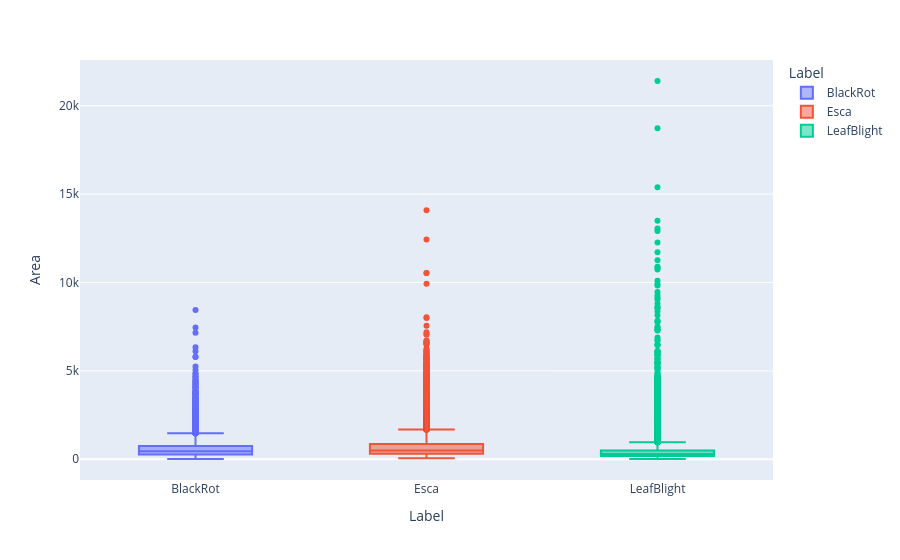

The code cell stored with this chart in its notebook:
### Markdown cell above
### Box Plot para o tamanho por classes

### Code cell
import plotly.express as px

fig = px.box(area_df, x="Label", y="Area", color="Label")
display(fig)

fig.write_image("fig1.png")

### Figure 1 — Plotly figure (JSON) as saved in the notebook; plotly's stock layout.template omitted (floating-point values rounded to 4 significant figures; data arrays with more than 128 entries replaced by an {"elided": "..."} marker saying what was removed)
{"data": [{"alignmentgroup": "True", "hovertemplate": "Label=%{x}<br>Area=%{y}<extra></extra>", "legendgroup": "BlackRot", "marker": {"color": "#636efa"}, "name": "BlackRot", "notched": false, "offsetgroup": "BlackRot", "orientation": "v", "showlegend": true, "type": "box", "x": {"elided": "21603 str values"}, "x0": " ", "xaxis": "x", "y": {"elided": "21603 float values"}, "y0": " ", "yaxis": "y"}, {"alignmentgroup": "True", "hovertemplate": "Label=%{x}<br>Area=%{y}<extra></extra>", "legendgroup": "Esca", "marker": {"color": "#EF553B"}, "name": "Esca", "notched": false, "offsetgroup": "Esca", "orientation": "v", "showlegend": true, "type": "box", "x": {"elided": "29589 str values"}, "x0": " ", "xaxis": "x", "y": {"elided": "29589 float values"}, "y0": " ", "yaxis": "y"}, {"alignmentgroup": "True", "hovertemplate": "Label=%{x}<br>Area=%{y}<extra></extra>", "legendgroup": "LeafBlight", "marker": {"color": "#00cc96"}, "name": "LeafBlight", "notched": false, "offsetgroup": "LeafBlight", "orientation": "v", "showlegend": true, "type": "box", "x": {"elided": "33524 str values"}, "x0": " ", "xaxis": "x", "y": {"elided": "33524 float values"}, "y0": " ", "yaxis": "y"}], "layout": {"boxmode": "overlay", "legend": {"title": {"text": "Label"}, "tracegroupgap": 0}, "margin": {"t": 60}, "xaxis": {"anchor": "y", "categoryarray": ["BlackRot", "Esca", "LeafBlight"], "categoryorder": "array", "domain": [0, 1], "title": {"text": "Label"}}, "yaxis": {"anchor": "x", "domain": [0, 1], "title": {"text": "Area"}}}}
